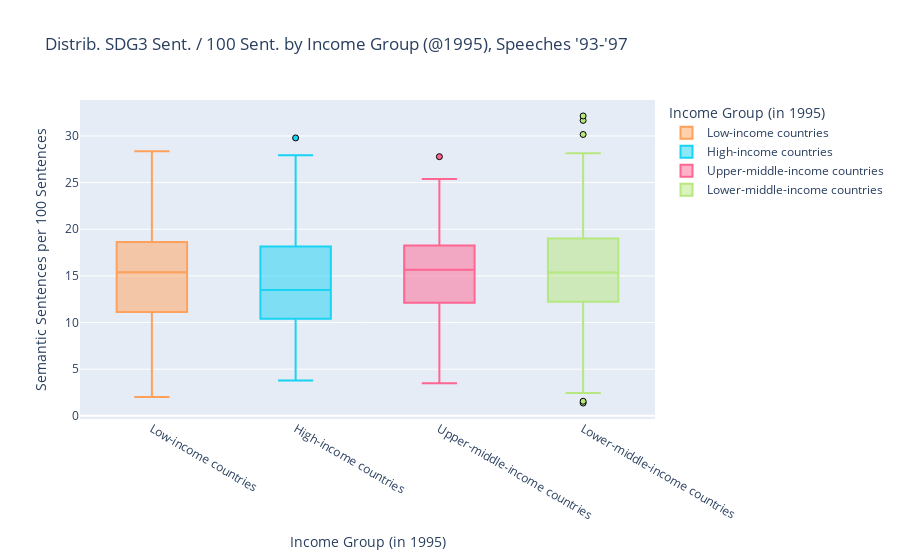

Notebook cell for this chart:
### Markdown cell above
## boxplot

### Code cell
import plotly.express as px

# Copy speech-level data
df_plot = per_speech_health_v2.copy()

# Filter income_groups to 1995 only
income_1995 = income_groups.loc[income_groups["Year"] == 1995, ["Code", "income_group"]]

# Merge
df_plot = df_plot.merge(
    income_1995.rename(columns={"Code": "ISO-alpha3 Code"}), 
    on="ISO-alpha3 Code", 
    how="left"
)

# --- Clean up column names ---
# Keep only one column called 'income_group'
if "income_group_y" in df_plot.columns:
    df_plot = df_plot.rename(columns={"income_group_y": "income_group"})
if "income_group_x" in df_plot.columns:
    df_plot = df_plot.drop(columns=["income_group_x"])

# Drop missing rows
df_plot = df_plot.dropna(subset=["income_group", "semantic_sentences_per_100_sent"])

# Plotly boxplot
fig = px.box(
    df_plot,
    x="income_group",
    y="semantic_sentences_per_100_sent",
    category_orders={
        "income_group": ["Low income", "Lower middle income", "Upper middle income", "High income"]
    },
    color="income_group",
    title="Distrib. SDG3 Sent. / 100 Sent. by Income Group (@1995), Speeches '93-'97",
    labels={
        "income_group": "Income Group (in 1995)",
        "semantic_sentences_per_100_sent": "Semantic Sentences per 100 Sentences"
    }
)
# After creating fig with px.box
fig.update_traces(marker=dict(line=dict(color="black", width=1)))
fig.show()

### Figure 1 — Plotly figure (JSON) as saved in the notebook; plotly's stock layout.template omitted (floating-point values rounded to 4 significant figures; data arrays with more than 128 entries replaced by an {"elided": "..."} marker saying what was removed)
{"data": [{"alignmentgroup": "True", "hovertemplate": "Income Group (in 1995)=%{x}<br>Semantic Sentences per 100 Sentences=%{y}<extra></extra>", "legendgroup": "Low-income countries", "marker": {"color": "#FFA15A", "line": {"color": "black", "width": 1}}, "name": "Low-income countries", "notched": false, "offsetgroup": "Low-income countries", "orientation": "v", "showlegend": true, "type": "box", "x": {"elided": "155 str values"}, "x0": " ", "xaxis": "x", "y": {"elided": "155 float values"}, "y0": " ", "yaxis": "y"}, {"alignmentgroup": "True", "hovertemplate": "Income Group (in 1995)=%{x}<br>Semantic Sentences per 100 Sentences=%{y}<extra></extra>", "legendgroup": "High-income countries", "marker": {"color": "#19d3f3", "line": {"color": "black", "width": 1}}, "name": "High-income countries", "notched": false, "offsetgroup": "High-income countries", "orientation": "v", "showlegend": true, "type": "box", "x": {"elided": "135 str values"}, "x0": " ", "xaxis": "x", "y": {"elided": "135 float values"}, "y0": " ", "yaxis": "y"}, {"alignmentgroup": "True", "hovertemplate": "Income Group (in 1995)=%{x}<br>Semantic Sentences per 100 Sentences=%{y}<extra></extra>", "legendgroup": "Upper-middle-income countries", "marker": {"color": "#FF6692", "line": {"color": "black", "width": 1}}, "name": "Upper-middle-income countries", "notched": false, "offsetgroup": "Upper-middle-income countries", "orientation": "v", "showlegend": true, "type": "box", "x": ["Upper-middle-income countries", "Upper-middle-income countries", "Upper-middle-income countries", "Upper-middle-income countries", "Upper-middle-income countries", "Upper-middle-income countries", "Upper-middle-income countries", "Upper-middle-income countries", "Upper-middle-income countries", "Upper-middle-income countries", "Upper-middle-income countries", "Upper-middle-income countries", "Upper-middle-income countries", "Upper-middle-income countries", "Upper-middle-income countries", "Upper-middle-income countries", "Upper-middle-income countries", "Upper-middle-income countries", "Upper-middle-income countries", "Upper-middle-income countries", "Upper-middle-income countries", "Upper-middle-income countries", "Upper-middle-income countries", "Upper-middle-income countries", "Upper-middle-income countries", "Upper-middle-income countries", "Upper-middle-income countries", "Upper-middle-income countries", "Upper-middle-income countries", "Upper-middle-income countries", "Upper-middle-income countries", "Upper-middle-income countries", "Upper-middle-income countries", "Upper-middle-income countries", "Upper-middle-income countries", "Upper-middle-income countries", "Upper-middle-income countries", "Upper-middle-income countries", "Upper-middle-income countries", "Upper-middle-income countries", "Upper-middle-income countries", "Upper-middle-income countries", "Upper-middle-income countries", "Upper-middle-income countries", "Upper-middle-income countries", "Upper-middle-income countries", "Upper-middle-income countries", "Upper-middle-income countries", "Upper-middle-income countries", "Upper-middle-income countries", "Upper-middle-income countries", "Upper-middle-income countries", "Upper-middle-income countries", "Upper-middle-income countries", "Upper-middle-income countries", "Upper-middle-income countries", "Upper-middle-income countries", "Upper-middle-income countries", "Upper-middle-income countries", "Upper-middle-income countries", "Upper-middle-income countries", "Upper-middle-income countries", "Upper-middle-income countries", "Upper-middle-income countries", "Upper-middle-income countries", "Upper-middle-income countries", "Upper-middle-income countries", "Upper-middle-income countries", "Upper-middle-income countries", "Upper-middle-income countries"], "x0": " ", "xaxis": "x", "y": [8.8, 18.1, 12.5, 19.35, 21.58, 14.29, 15.27, 13.24, 25.37, 15.5, 6.195, 12.16, 7.33, 14.53, 16.5, 12.12, 17.81, 18.25, 12.84, 15.22, 12.12, 20.0, 18.92, 17.65, 21.54, 17.07, 27.78, 22.66, 13.58, 13.39, 15.94, 17.92, 18.68, 19.19, 10.4, 11.11, 17.46, 13.51, 10.83, 14.04, 17.28, 20.45, 10.45, 16.04, 17.76, 23.86, 15.93, 20.29, 4.478, 9.722, 20.97, 9.639, 18.13, 17.5, 22.97, 15.79, 11.9, 17.53, 13.28, 19.13, 3.488, 15.13, 8.163, 12.5, 17.61, 9.091, 21.77, 10.69, 12.4, 6.944], "y0": " ", "yaxis": "y"}, {"alignmentgroup": "True", "hovertemplate": "Income Group (in 1995)=%{x}<br>Semantic Sentences per 100 Sentences=%{y}<extra></extra>", "legendgroup": "Lower-middle-income countries", "marker": {"color": "#B6E880", "line": {"color": "black", "width": 1}}, "name": "Lower-middle-income countries", "notched": false, "offsetgroup": "Lower-middle-income countries", "orientation": "v", "showlegend": true, "type": "box", "x": {"elided": "170 str values"}, "x0": " ", "xaxis": "x", "y": {"elided": "170 float values"}, "y0": " ", "yaxis": "y"}], "layout": {"boxmode": "overlay", "legend": {"title": {"text": "Income Group (in 1995)"}, "tracegroupgap": 0}, "title": {"text": "Distrib. SDG3 Sent. / 100 Sent. by Income Group (@1995), Speeches '93-'97"}, "xaxis": {"anchor": "y", "categoryarray": ["Low income", "Lower middle income", "Upper middle income", "High income", "Low-income countries", "High-income countries", "Upper-middle-income countries", "Lower-middle-income countries"], "categoryorder": "array", "domain": [0, 1], "title": {"text": "Income Group (in 1995)"}}, "yaxis": {"anchor": "x", "domain": [0, 1], "title": {"text": "Semantic Sentences per 100 Sentences"}}}}
